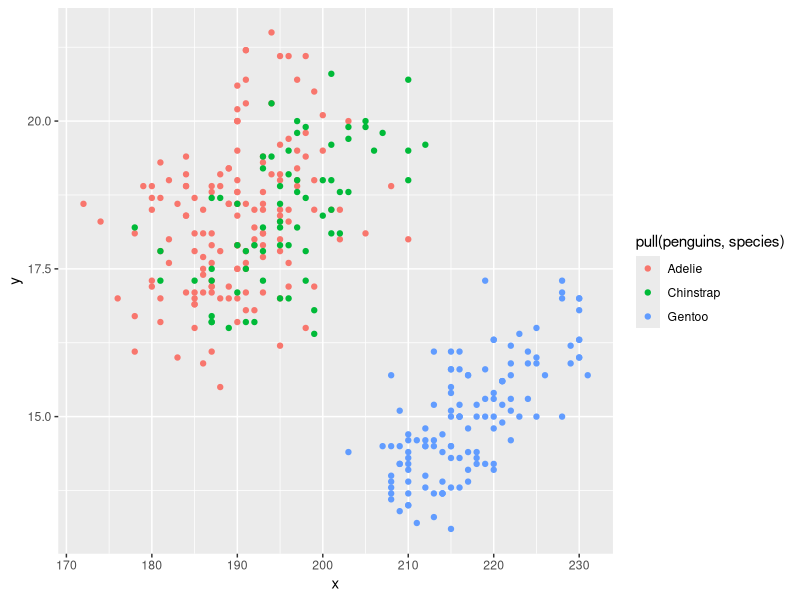
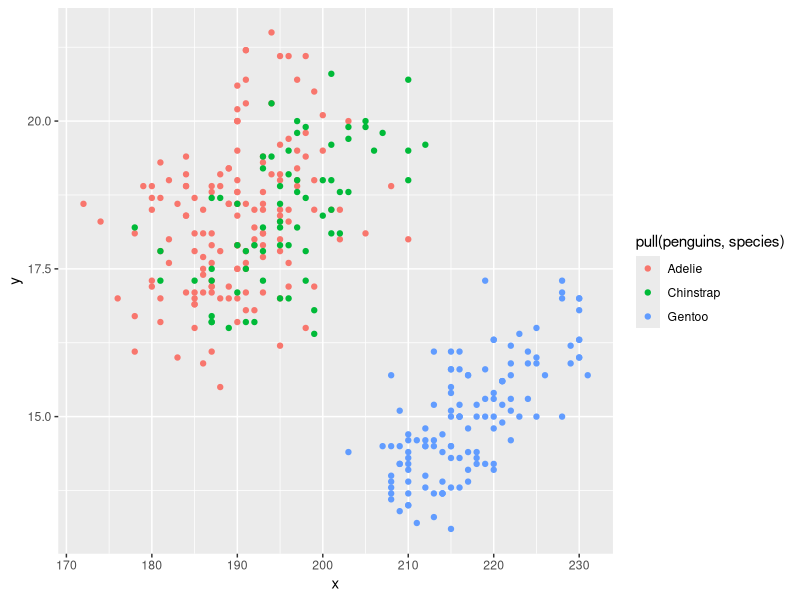

Reproduce these figures in R, in order.
## ---- chunk 1
library(tidyverse)
## ---- chunk 2
df = tibble(
  vec_norm = rnorm(10),
  vec_logical = vec_norm > 0,
  vec_char = c("My", "name", "is", "Yihan", "Qiu", "and", "I'm", "a", "graduate", "student"),
  vec_factor = factor(c("Asian", "White", "Black", "Asian", "White", "Black", "Asian", "White", "Black", "Asian"))
)
df
## ---- chunk 3
## Takes the mean of the random sample and it works
mean_vec_norm = mean(pull(df,vec_norm))
mean_vec_norm

## Takes the mean of the logical vector and it works
mean_vec_logical = mean(pull(df, vec_logical))
mean_vec_logical

## Takes the mean of the character vector and it doesn't work
mean_vec_char = mean(pull(df, vec_char))
mean_vec_char

## Takes the mean of the vector factor and it doesn't work
mean_vec_factor = mean(pull(df, vec_factor))
mean_vec_factor
## ---- chunk 4
data("penguins", package = "palmerpenguins")
## ---- chunk 5
penguin_modified = drop_na(penguins, flipper_length_mm)
## ---- chunk 6
x = pull(penguins, flipper_length_mm)
y = pull(penguins, bill_depth_mm)
plot_df = tibble(x,y)

## A colored scatterplot of flipper length (x) and bill depth (y).
ggplot(plot_df, aes(x = x, y = y, color = pull(penguins,species))) + geom_point()

## Save the scatterplot
ggsave("scatterplot.pdf")
